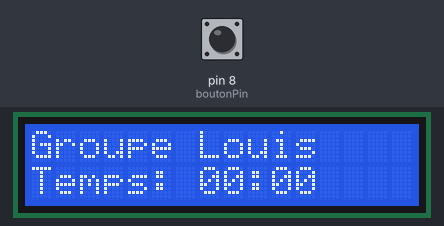
Bench run of a sketch on a simulated Arduino Uno, built with avr-gcc and run on an emulated ATmega328P. Parts: 16×2 character LCD. The test bench sets the inputs (shaded band); at power-on: pin 8 (boutonPin) HIGH.

Above: at 0.1 s.
At 4.1 s:
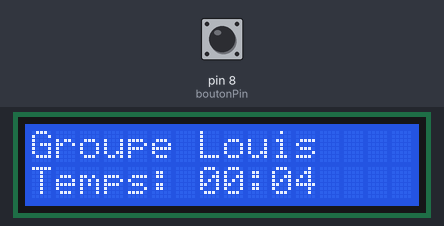
At 9.1 s:
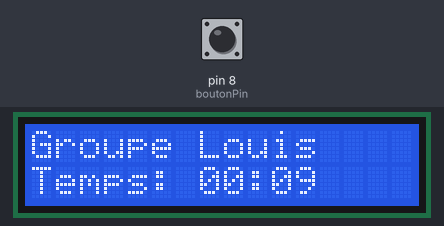
At 19.1 s:
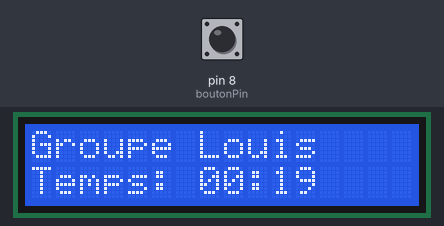
At 29.1 s:
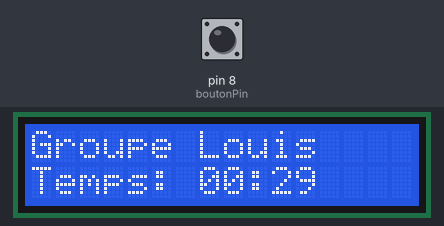
At 39.1 s:
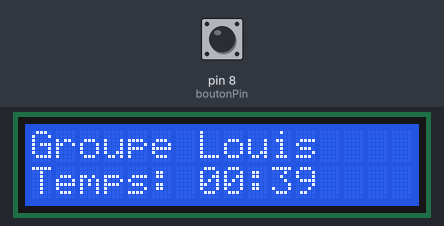

Measured:
- what the display in image 1 shows lasts 1.0 s, from 4.0 s to 5.0 s

The sketch:

job141.ino
```cpp
#include <LiquidCrystal.h>

// Définir les broches de l'écran LCD
const int RS = 12;
const int EN = 11;
const int D4 = 5;
const int D5 = 4;
const int D6 = 3;
const int D7 = 2;

// Définir la broche du bouton
const int boutonPin = 8;

// Initialisation de l'objet LCD
LiquidCrystal lcd(RS, EN, D4, D5, D6, D7);

// Variables pour le compteur
unsigned long tempsPrecedent = 0;
unsigned long compteur = 0;
bool compteurActif = true;

// Gestion du bouton (anti-rebond)
bool etatBoutonPrecedent = LOW;
unsigned long dernierDebounce = 0;
const unsigned long debounceDelay = 50;

void setup() {
  pinMode(boutonPin, INPUT_PULLUP); // Bouton avec résistance pull-up interne
  lcd.begin(16, 2);
  lcd.clear();
  lcd.setCursor(0, 0);
  lcd.print("Groupe Louis"); // <<<< Nom du groupe

  // Affiche le compteur dès le départ
  afficherTemps(compteur);
}

void loop() {
  // Lire l'état du bouton (logique inversée avec pull-up)
  bool lectureBouton = !digitalRead(boutonPin);

  // Anti-rebond : vérifie si l'état a changé
  if (lectureBouton != etatBoutonPrecedent) {
    dernierDebounce = millis();
  }

  // Si état stable après rebond, bascule l'état du compteur
  if ((millis() - dernierDebounce) > debounceDelay) {
    if (lectureBouton && !etatBoutonPrecedent) {
      compteurActif = !compteurActif;
    }
  }

  etatBoutonPrecedent = lectureBouton;

  // Si le compteur est actif, mise à jour toutes les secondes
  if (compteurActif && millis() - tempsPrecedent >= 1000) {
    tempsPrecedent = millis();
    compteur++;
    afficherTemps(compteur);
  }
}

// Fonction pour afficher le temps au format mm:ss
void afficherTemps(unsigned long secondesTotales) {
  int minutes = secondesTotales / 60;
  int secondes = secondesTotales % 60;

  lcd.setCursor(0, 1);
  lcd.print("Temps: ");
  if (minutes < 10) lcd.print("0");
  lcd.print(minutes);
  lcd.print(":");
  if (secondes < 10) lcd.print("0");
  lcd.print(secondes);
  lcd.print("  "); // Efface les vieux caractères si besoin
}
```
